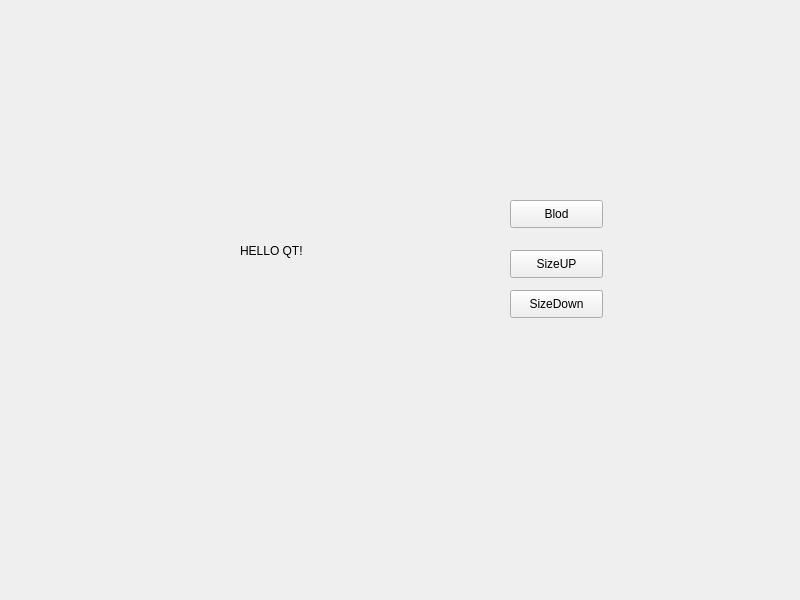
<?xml version="1.0" encoding="UTF-8"?>
<ui version="4.0">
 <class>Widget</class>
 <widget class="QWidget" name="Widget">
  <property name="geometry">
   <rect>
    <x>0</x>
    <y>0</y>
    <width>800</width>
    <height>600</height>
   </rect>
  </property>
  <property name="windowTitle">
   <string>Widget</string>
  </property>
  <widget class="QLabel" name="label">
   <property name="geometry">
    <rect>
     <x>240</x>
     <y>200</y>
     <width>171</width>
     <height>101</height>
    </rect>
   </property>
   <property name="text">
    <string>HELLO QT!</string>
   </property>
  </widget>
  <widget class="QPushButton" name="blod">
   <property name="geometry">
    <rect>
     <x>510</x>
     <y>200</y>
     <width>93</width>
     <height>28</height>
    </rect>
   </property>
   <property name="text">
    <string>Blod</string>
   </property>
  </widget>
  <widget class="QPushButton" name="sizeup">
   <property name="geometry">
    <rect>
     <x>510</x>
     <y>250</y>
     <width>93</width>
     <height>28</height>
    </rect>
   </property>
   <property name="text">
    <string>SizeUP</string>
   </property>
  </widget>
  <widget class="QPushButton" name="sizedown">
   <property name="geometry">
    <rect>
     <x>510</x>
     <y>290</y>
     <width>93</width>
     <height>28</height>
    </rect>
   </property>
   <property name="text">
    <string>SizeDown</string>
   </property>
  </widget>
 </widget>
 <resources/>
 <connections/>
</ui>
